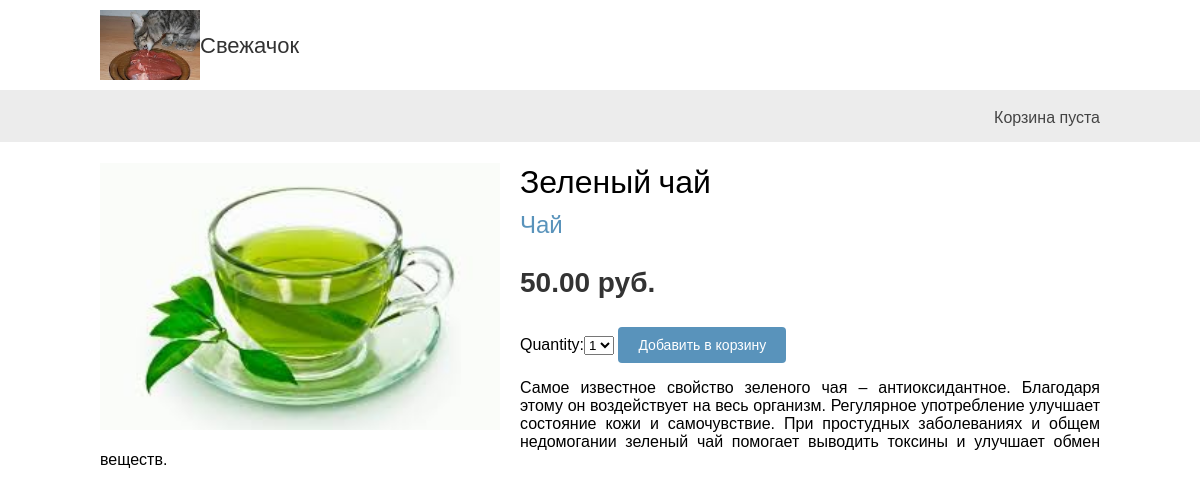
Page /1/green-tea/ on the committed database.
### shop/models.py (models this page shows, shortened)
class Product(models.Model):
	category = models.ForeignKey(Category, related_name='Товары', on_delete=models.CASCADE)
	name = models.CharField(max_length=200, db_index=True)
	slug = models.SlugField(max_length=200, db_index=True)
	image = models.ImageField(upload_to='products/%Y/%m/%d', blank=True)
	description = models.TextField(blank=True)
	price = models.DecimalField(max_digits=10, decimal_places=2)
	available = models.BooleanField(default=True, name='available')
	created = models.DateTimeField(auto_now_add=True)
	updated = models.DateTimeField(auto_now=True)
	class Meta():
		ordering = ('name',)
		index_together = (('id', 'slug'),)
		verbose_name = 'Товар'
		verbose_name_plural = 'Товары'

class Category(models.Model):
	name = models.CharField(max_length=200, db_index=True)
	slug = models.SlugField(max_length=200, unique=True)
	class Meta():
		ordering = ('name',)
		verbose_name = 'Категория'
		verbose_name_plural = 'Категории'
	def __str__(self):
		return self.name
	def get_absolute_url(self):
		return reverse('shop:product_list_by_category', args=[self.slug])

### shop/views.py (the view)
# urls.py: path('<int:id>/<slug:slug>/', views.product_detail,
def product_detail(request, id, slug):
	product = get_object_or_404(Product, id=id, slug=slug, available=True)
	cart_product_form = CartAddProductForm()
	return render(request, 'shop/product/detail.html', { 'product': product,
														'cart_product_form': cart_product_form
	 })

### cart/forms.py
class CartAddProductForm(forms.Form):
	quantity = forms.TypedChoiceField(choices=PRODUCT_QUANTITY_CHOICES, coerce=int)
	update = forms.BooleanField(required=False,
								initial=False,
								widget=forms.HiddenInput)

### cart/cart.py (called while the page is built)
    def __len__(self):
        return sum(item['quantity'] for item in self.cart.values())

### shop/context_processors.py (called while the page is built)
def cart(request):
	return {'cart': Cart(request)}

### shop/templates/shop/product/detail.html (shortened to what this page needs)
{% extends 'shop/base.html' %}
{% load static %}
{% block content %}
	<div class="product-detail">
		<img src="{% if product.image %} {{ product.image.url }} {% else %}
		{% static 'img/no_image.png' %} {% endif %}">
		<h1>{{product.name}}</h1>
		<h2>
			<a href="{{ product.category.get_absolute_url }}">{{ product.category }}</a>
		</h2>
		<p class="price">{{ product.price }} руб.</p>
		<form action="{% url 'cart:cart_add' product.id %}" method="post">
			{{ cart_product_form }}
			<input type="submit" value="Добавить в корзину">
		</form>
		{{ product.description|linebreaks }}
	</div>
{% endblock %}

### shop/static/css/base.css (style rules this page uses)
body { margin:0; padding:0; font-family:helvetica, sans-serif; }
h1, h2, h3, h4, h5 , h6 { font-family: 'Ubuntu', sans-serif; font-weight:normal; }
a { text-decoration:none; color:#5993bb; }
a.button, input[type="submit"] { color:#fff; background:#5993bb; border-radius:4px; padding:10px 20px; font-size:14px; border:0; }
.product-detail { text-align:justify; }
.product-detail .price { color:#333; font-size:28px; font-weight:bold; }
.product-detail img { width:40%; float:left; padding:0 20px 20px 0; }
.product-detail h1 { margin-bottom:0; }
.product-detail h2 { margin-top:10px; }

### rows in the picture
Product: image (picture), name "Зеленый чай", category "Чай", price "50.00", description "Самое известное свойство зеленого чая – антиоксидантное. Благодаря этому он воздействует на весь организм. Регулярное употребление улучшает состояние кожи и самочувствие. При простудных заболеваниях и общем недомогании зеленый чай помогает выводить токсины и улучшает обмен веществ."
